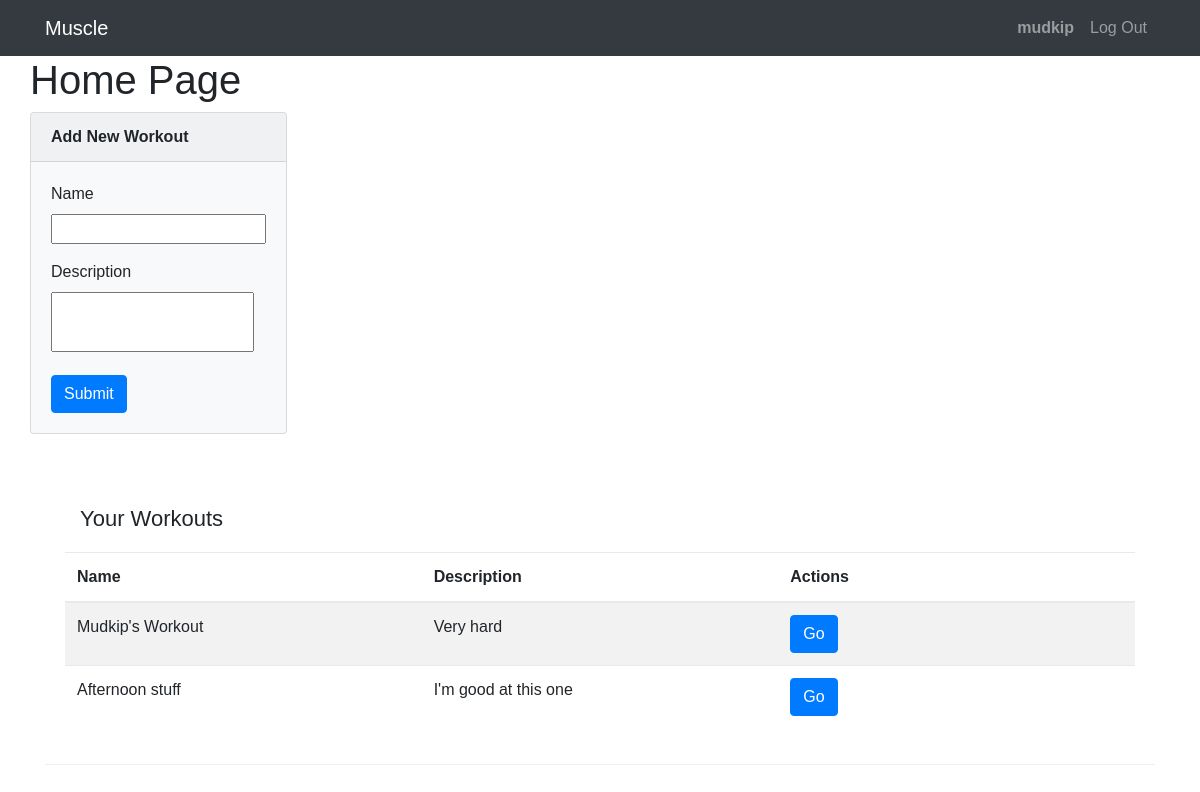
Screenshot of / (signed in) with the database file from the repository.
### muscle/models.py (models this page shows)
class User(AbstractUser):
    def serialize(self):
        return {
            "id": self.id,
            "username": self.username,
            "email": self.email,
            "date_joined": self.date_joined
        }

class Workout(models.Model):
    code = models.CharField(max_length=5, primary_key=True)
    author = models.ForeignKey("User", on_delete=models.CASCADE, related_name="author")
    name = models.CharField(max_length=255)
    description = models.TextField(blank=True)

### muscle/views.py (the view, shortened to what this page needs)
# urls.py: path("", views.index, name="index"),
def index(request):
    if not request.user.is_authenticated:
        return HttpResponseRedirect(reverse("login"))
    form = WorkoutForm()
    if request.user.is_authenticated:
        workouts = Workout.objects.filter(author=request.user).all()
    else:
        workouts = []
    context = {
        'form': form,
        'workouts': workouts,
    }
    return render(request, "muscle/index.html", context)

### muscle/views.py
class WorkoutForm(forms.Form):
    name = forms.CharField(max_length=255)
    description = forms.CharField(widget=forms.Textarea())

### muscle/templates/muscle/index.html (shortened to what this page needs)
{% extends "muscle/layout.html" %}
{% load static %}
{% block body %}
    <div class="row">
        <h1>Home Page</h1>
    </div>
    {% if user.is_authenticated %}
    <div class="row">
        <div class="card bg-light mb-3">
            <div class="card-header">
                <strong>Add New Workout</strong>
            </div>
            <div class="card-body">
                <form action="" method="post">
                    <div class="form-group">
                        <label for="name">Name</label>
                        <br>
                        {{ form.name }}
                    </div>
                    <div class="form-group">
                        <label for="description">Description</label>
                        <br>
                        {{ form.description }}
                    </div>
                    <button type="submit" class="btn btn-primary">Submit</button>
                </form>
            </div>
        </div>
    </div>
    <div class="row">
        <div class="container-xl">
            <div class="table-responsive">
                <div class="table-wrapper">
                    <div class="table-title">
                        <div class="col-sm-8"><h2>Your Workouts</h2></div>
                    </div>
                    <table class="table table-striped table-hover">
                        <thead>
                            <tr>
                                <th>Name</th>
                                <th>Description</th>
                                <th>Actions</th>
                            </tr>
                        </thead>
                        <tbody>
                            {% for workout in workouts %}
                            <tr>
                                <td>{{ workout.name }}</td>
                                <td>{{ workout.description }}</td>
                                <td>
                                    <a href="{% url 'workout' workout_id=workout.pk %}">
                                        <button class="btn btn-primary">Go</button>
                                    </a>
                                </td>
                            </tr>
                            {% endfor %}
                        </tbody>
                    </table>
                </div>
            </div>
        </div>
    </div>
    {% endif %}
{% endblock %}

### muscle/templates/muscle/layout.html (shortened to what this page needs)
{% load static %}
<!DOCTYPE html>
<html lang="en">
    <head>
        <link rel="stylesheet" href="https://stackpath.bootstrapcdn.com/bootstrap/4.4.1/css/bootstrap.min.css">
        <link href="{% static 'muscle/styles.css' %}" rel="stylesheet">
        <link href="{% static 'muscle/play.css' %}" rel="stylesheet">
    </head>
    <body>
        <nav class="navbar navbar-expand-lg navbar-dark bg-dark">
            <div class="container">
                <a class="navbar-brand" href="{% url 'index' %}">Muscle</a>
                    <div>
                    <ul class="navbar-nav mr-auto">
                        {% if user.is_authenticated %}
                            <li class="nav-item">
                                <a id="profile-button" class="nav-link" href="{% url 'profile' username=user.username %}"><strong>{{ user.username }}</strong></a>
                            </li>
                        {% endif %}
                        {% if user.is_authenticated %}
                            <li class="nav-item">
                                <a class="nav-link" href="{% url 'logout' %}">Log Out</a>
                            </li>
                        {% endif %}
                    </ul>
                </div>
            </div>
          </nav>
        <div class="body">
            <div class="container">
                {% block body %}
                {% endblock %}
            </div>
        </div>
    </body>
</html>

### muscle/static/muscle/styles.css (style rules this page uses)
textarea { height: 60px; width: 203px; resize: none; }
.table-wrapper { width: 100%; margin: 30px auto; background: #fff; padding: 20px; box-shadow: 0 1px 1px rgba(0,0,0,.05); }
.table-title { padding-bottom: 10px; margin: 0 0 10px; }
.table-title h2 { margin: 6px 0 0; font-size: 22px; }
table.table { table-layout: fixed; }
table.table tr th, table.table tr td { border-color: #e9e9e9; }
table.table td a { cursor: pointer; display: inline-block; min-width: 24px; }

### muscle/static/muscle/play.css (style rules this page uses)
body { font-family: sans-serif; }

### rows the page displays
User: username "mudkip"
Workout: name "Mudkip's Workout", description "Very hard"
Workout: name "Afternoon stuff", description "I'm good at this one"
